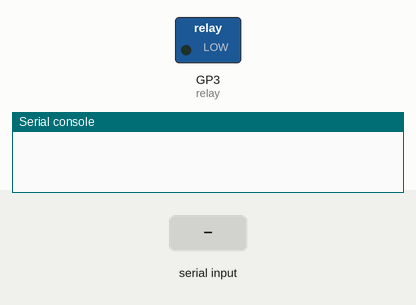
Recording of a program running on a simulated Raspberry Pi Pico running MicroPython. Shown: switched loads named in the program (green lamp = pin HIGH), the last lines printed to the serial console. The test bench sets the inputs (shaded band).

Above: at 1.2 s.
1.3 s: "1\n" received over the second serial link
At 2.3 s:
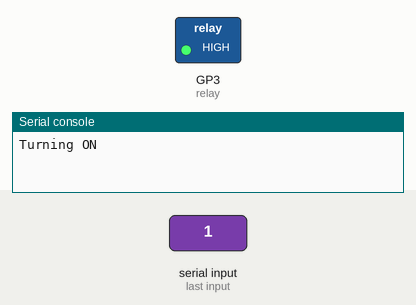
2.8 s: "0\n" received over the second serial link
At 3.5 s:
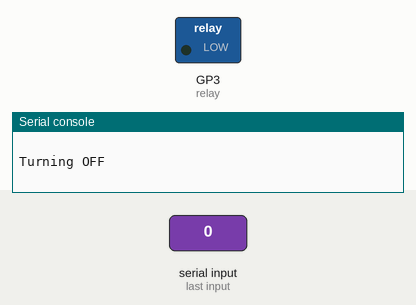
Timing chart, 0 to 5.8 s (numbered marks = the images above; inputs shaded):
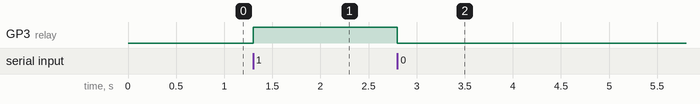

Measured:
- after the input at 1.3 s, GP3 (relay): LOW → HIGH at once
- after the input at 2.8 s, GP3 (relay): HIGH → LOW at once

The program:

hc05.py
```python
from machine import UART,Pin
rxData = bytes()
uart1 = UART(0,baudrate=9600,tx=Pin(0),rx=Pin(1))
relay = Pin(3,Pin.OUT)
relay.value(0)
uart1.write("Starting Application\r\n")
while True:
    if uart1.any() > 0:
        rxData = uart1.read(1);
        if "1" in rxData:
            uart1.write("Turning ON\r\n")
            print("Turning ON\r\n")
            relay.value(1)
        elif "0" in rxData:
            uart1.write("Turning OFF\r\n")
            print("Turning OFF\r\n")
            relay.value(0)
```
